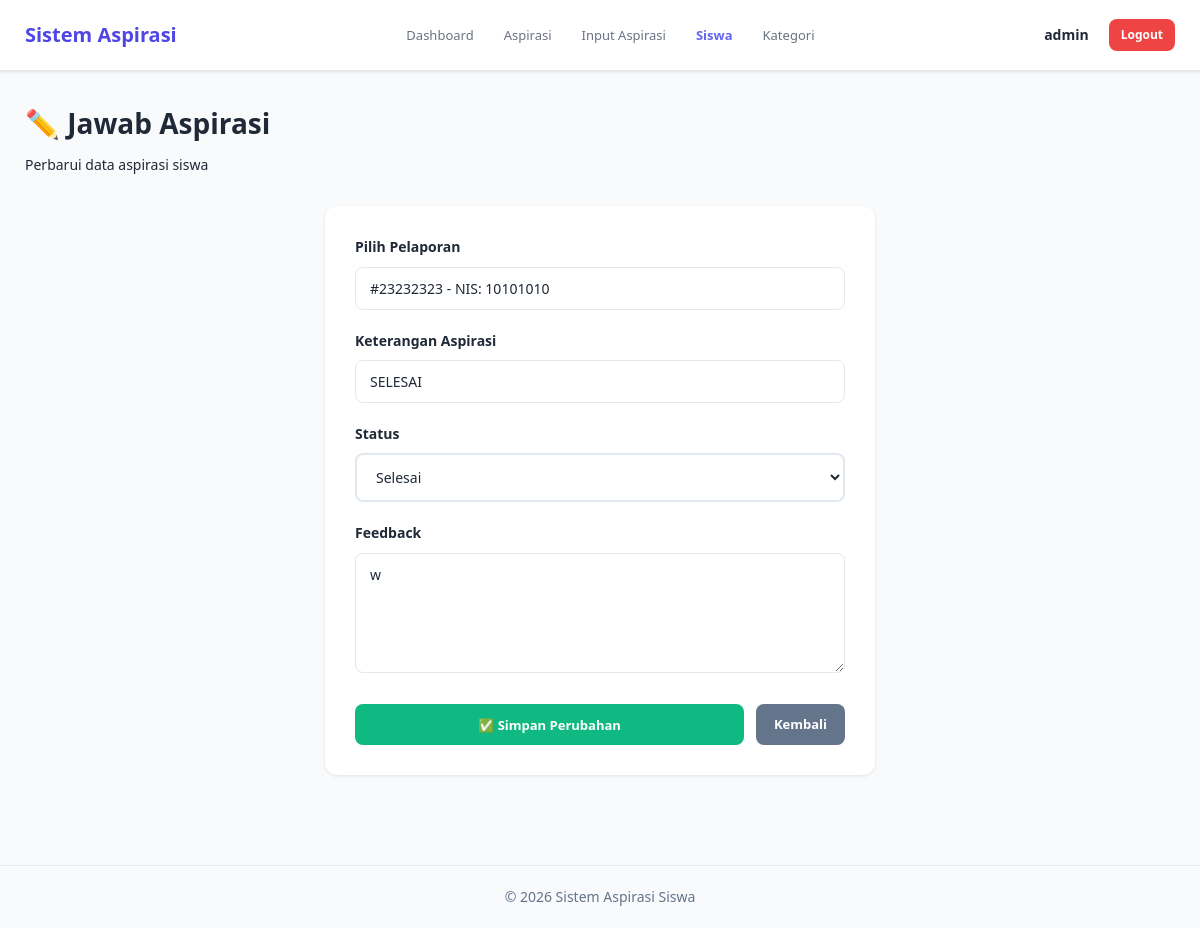
The app's page /edit_aspirasi.php?id=23 (signed in), older data.
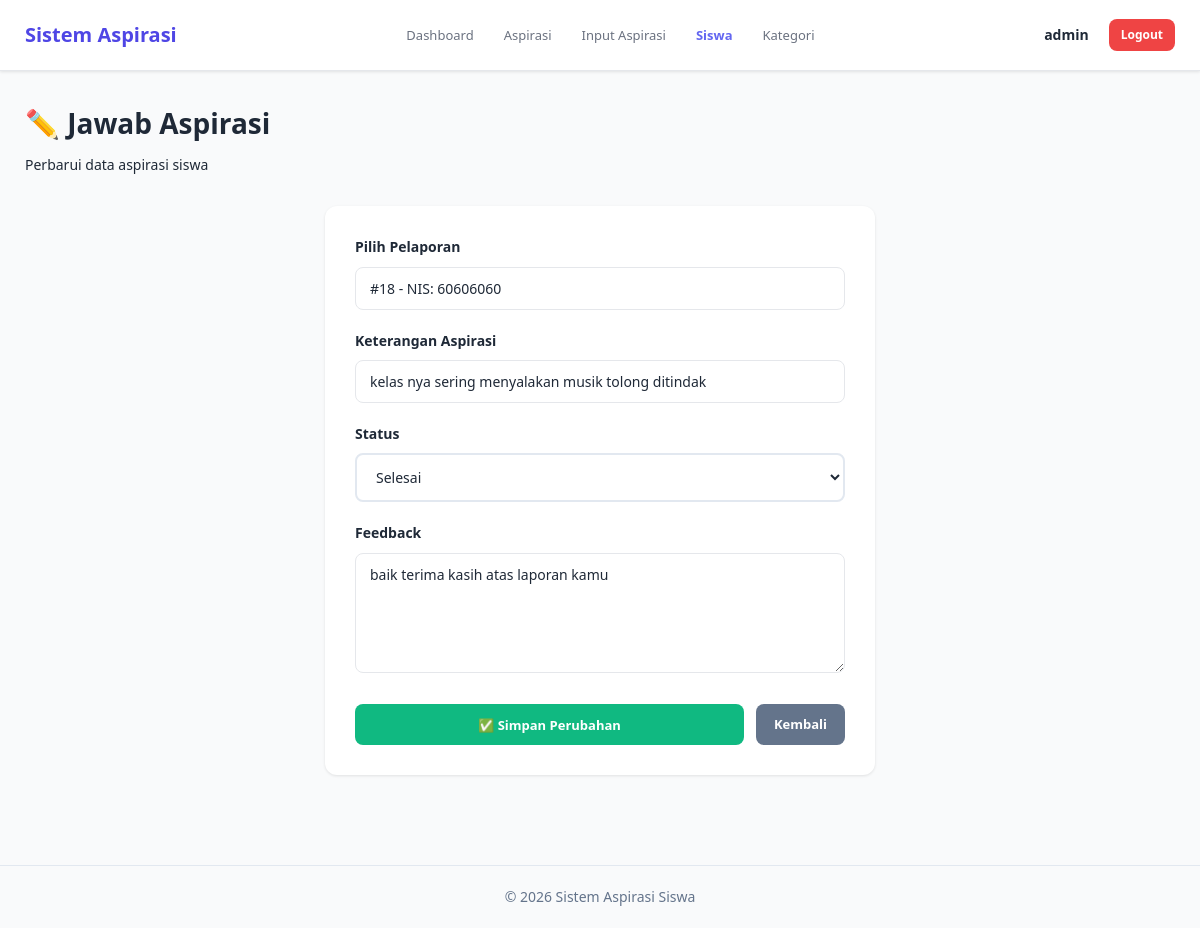
The same page, newer data.
### tables this page shows
CREATE TABLE `aspirasi` (
  `id_aspirasi` int(11) NOT NULL,
  `status` enum('Menunggu','Proses','Selesai') NOT NULL DEFAULT 'Menunggu',
  `id_pelaporan` int(11) NOT NULL,
  `feedback` text NOT NULL
);

CREATE TABLE `input_aspirasi` (
  `id_pelaporan` int(11) NOT NULL,
  `nis` int(10) NOT NULL,
  `id_kategori` int(5) NOT NULL,
  `lokasi` varchar(50) NOT NULL,
  `ket` varchar(50) NOT NULL,
  `created_at` timestamp NOT NULL DEFAULT current_timestamp()
);

### edit_aspirasi.php (the view, shortened to what this page needs)
<?php
include 'db.php';
$id = $_GET['id'];
$query = mysqli_query($conn, "SELECT a.*, i.ket
    FROM aspirasi a
    LEFT JOIN input_aspirasi i ON a.id_pelaporan = i.id_pelaporan
    WHERE a.id_aspirasi = '$id'");
$data = mysqli_fetch_assoc($query);
?>
<!DOCTYPE html>
<html lang="id">
<head>
    <link rel="stylesheet" href="style.css">
</head>
<body>
    <nav class="navbar">
        <div class="navbar-container">
            <a href="dashboard.php" class="navbar-brand">
                 Sistem Aspirasi
            </a>
            <ul class="navbar-menu">
                <li><a href="dashboard.php">Dashboard</a></li>
                <li><a href="data_aspirasi.php">Aspirasi</a></li>
                <li><a href="data_input_aspirasi.php">Input Aspirasi</a></li>
                <li><a href="data_siswa.php" class="active">Siswa</a></li>
                <li><a href="data_kategori.php">Kategori</a></li>
            </ul>
            <div class="navbar-user">
                <strong><?= $_SESSION["username"]; ?></strong>
                <a href="logout.php" class="btn btn-danger btn-sm">Logout</a>
            </div>
        </div>
    </nav>
    <div class="main-container">
        <div class="page-header">
            <h1>✏️ Jawab Aspirasi</h1>
            <p>Perbarui data aspirasi siswa</p>
        </div>
        <div class="form-container">
            <form method="POST">
                <div class="form-group">
                    <label for="id_pelaporan">Pilih Pelaporan</label>
                    <?php
                    $pelaporan_row = mysqli_fetch_assoc(mysqli_query($conn, "SELECT nis FROM input_aspirasi WHERE id_pelaporan = '" . $data['id_pelaporan'] . "'"));
                    $display = $data['id_pelaporan'];
                    if($pelaporan_row && !empty($pelaporan_row['nis'])){
                        $display = '#' . $data['id_pelaporan'] . ' - NIS: ' . $pelaporan_row['nis'];
                    }
                    ?>
                    <input type="text" name="pelaporan_display" class="form-control" value="<?= $display ?>" readonly>
                </div>
                <div class="form-group">
                    <label for="keterangan">Keterangan Aspirasi</label>
                    <input type="text" name="keterangan" class="form-control" value="<?= isset($data['ket']) ? htmlspecialchars($data['ket']) : '-' ?>" readonly>
                </div>
                <div class="form-group">
                    <label for="status">Status</label>
                    <select id="status" name="status" class="form-control" required>
                        <option value="Selesai" <?= ($data['status'] == 'Selesai') ? 'selected' : '' ?>>Selesai</option>
                    </select>
                </div>
                <div class="form-group">
                    <label for="feedback">Feedback</label>
                    <textarea id="feedback" name="feedback" class="form-control" required><?= $data['feedback'] ?></textarea>
                </div>
                <div class="form-actions">
                    <button type="submit" name="submit" class="btn btn-success">✅ Simpan Perubahan</button>
                    <a href="data_aspirasi.php" class="btn" style="background-color: #64748b;">Kembali</a>
                </div>
            </form>
        </div>
    </div>
    <footer style="text-align: center; padding: 20px; color: #64748b; font-size: 14px; margin-top: 40px; border-top: 1px solid #e2e8f0;">
        <p>&copy; 2026 Sistem Aspirasi Siswa</p>
    </footer>
</body>
</html>

Row changes from the older to the newer data that the page shows:
changed aspirasi "Selesai": pelaporan_display "#23232323 - NIS: 10101010" → "#18 - NIS: 60606060"; keterangan "SELESAI" → "kelas nya sering menyalakan musik tolong ditindak"; feedback "w" → "baik terima kasih atas laporan kamu"
